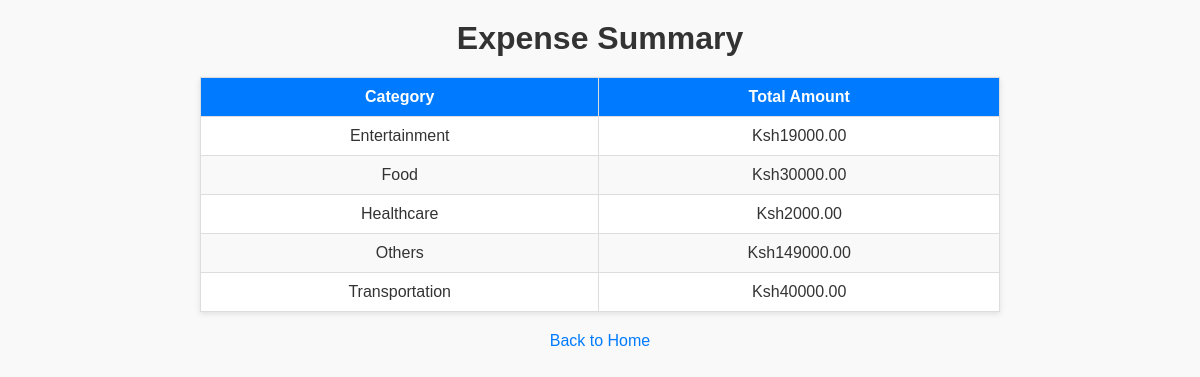
Page /expense_summary (signed in) on the committed database.
### tables this page shows
CREATE TABLE expenses (
            id INTEGER PRIMARY KEY AUTOINCREMENT,
            amount REAL NOT NULL,
            created_at TIMESTAMP DEFAULT CURRENT_TIMESTAMP
        , user_id INTEGER REFERENCES users(id), category TEXT DEFAULT 'Uncategorized');

### app.py (the view)
@app.route('/expense_summary')
@login_required
def expense_summary():
    grouped_expenses_dict = db.get_expenses_grouped_by_category(current_user.id)
    grouped_expenses = [(category, total) for category, total in grouped_expenses_dict.items()]
    print("Grouped Expenses for Summary:", grouped_expenses)
    return render_template('expense_summary.html', grouped_expenses=grouped_expenses)

### app.py (called while the page is built)
@login_manager.user_loader
def load_user(user_id):
    user = db.get_user_by_id(user_id)  # Load user by ID (fixes initial issue)
    if user:
        return User(id=user[0], username=user[1])
    return None

### database.py (called while the page is built)
def get_user_by_id(user_id):
    conn = sqlite3.connect(DB_NAME)
    cursor = conn.cursor()
    cursor.execute("SELECT * FROM users WHERE id = ?", (user_id,))
    user = cursor.fetchone()
    conn.close()
    return user

def get_expenses_grouped_by_category(user_id):
    conn = sqlite3.connect(DB_NAME)
    cursor = conn.cursor()
    cursor.execute("""
        SELECT category, SUM(amount)
        FROM expenses
        WHERE user_id = ?
        GROUP BY category
    """, (user_id,))
    result = dict(cursor.fetchall())
    conn.close()
    return result

### templates/expense_summary.html (shortened to what this page needs)
<!DOCTYPE html>
<html>
<head>
</head>
<body>
    <h1>Expense Summary</h1>
    <table>
        <thead>
            <tr>
                <th>Category</th>
                <th>Total Amount</th>
            </tr>
        </thead>
        <tbody>
            {% for category, total in grouped_expenses %}
            <tr>
                <td>{{ category }}</td>
                <td>Ksh{{ "%.2f"|format(total) }}</td>
            </tr>
            {% endfor %}
        </tbody>
    </table>
    <a href="/">Back to Home</a>
</body>
</html>

### templates/expense_summary.html (style rules this page uses)
body { font-family: Arial, sans-serif; margin: 0; padding: 0; background-color: #f9f9f9; color: #333; }
h1 { text-align: center; color: #333; margin: 20px 0; }
table { width: 90%; max-width: 800px; margin: 20px auto; border-collapse: collapse; background: white; box-shadow: 0 2px 6px rgba(0, 0, 0, 0.1); }
th, td { padding: 10px; border: 1px solid #ddd; text-align: center; }
th { background-color: #007bff; color: white; }
tr:nth-child(even) { background-color: #f9f9f9; }
a { display: block; text-align: center; margin: 20px auto; color: #007bff; text-decoration: none; }

### rows in the picture
expenses: category "Entertainment", amount "19000.00"
expenses: category "Food", amount "30000.00"
expenses: category "Healthcare", amount "2000.00"
expenses: category "Transportation", amount "40000.00"

### other values in the picture
{{ category }} "Others"
{{ "%.2f"|format(total) }} "149000.00"
